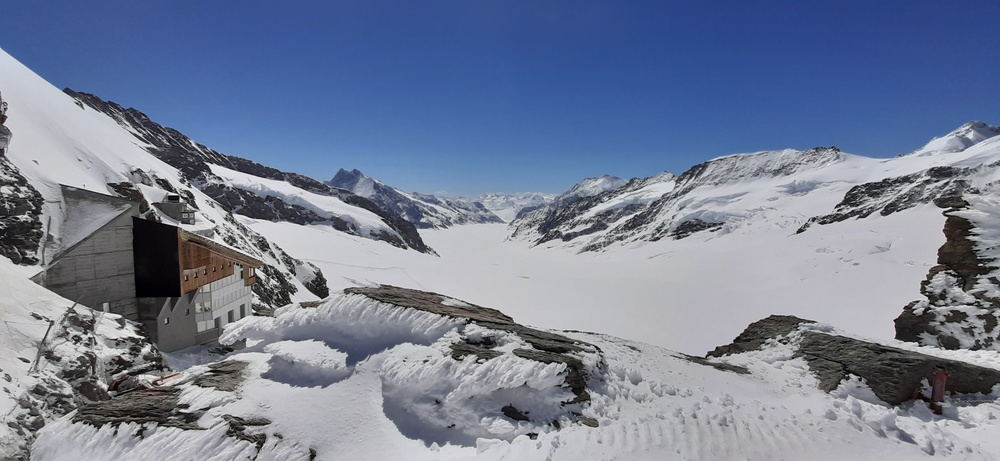
#> input picture Images/Alsetch Glacier.jpg, 1000 x 461 px, shrunk from 3264 x 1504 before the run, found by its file name
$ jupyter execute 'Assignment 2.ipynb'
#> lines starting #> are read from the running program, lines starting #| are printed output that depends on the picture
[cell 1]
import cv2
import matplotlib.pyplot as plt

img = cv2.imread("./images/Alsetch Glacier.jpg", cv2.IMREAD_GRAYSCALE)
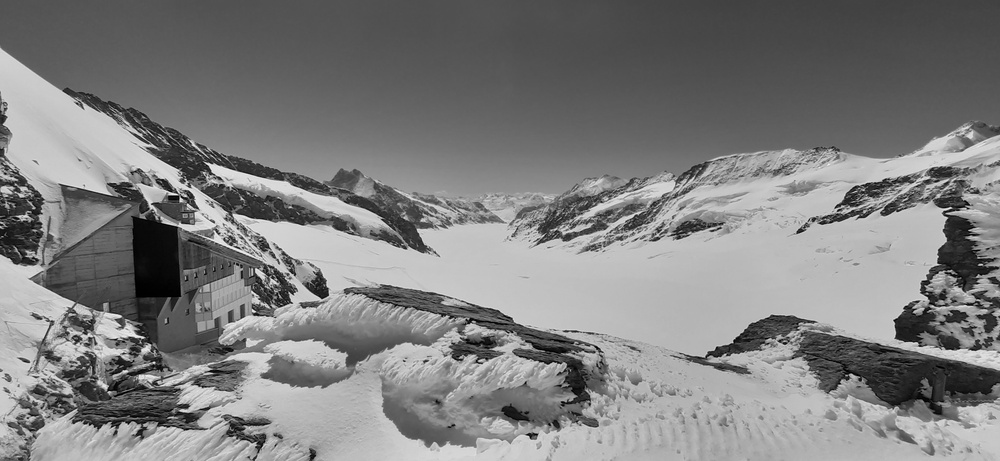
#> img: shape (461, 1000); min 0, max 247, mean 127.2
plt.imshow(img, cmap="gray")
plt.title("Original Image")
plt.axis("off")
plt.show()

[cell 2]
import cv2
import matplotlib.pyplot as plt
# plotting histogram of original image
plt.hist(img.ravel(), bins=256, range=[0,256], color="black")
plt.title("Histogram (Original Image)")
plt.xlabel("Pixel Intensity")
plt.ylabel("Frequency")
plt.show()
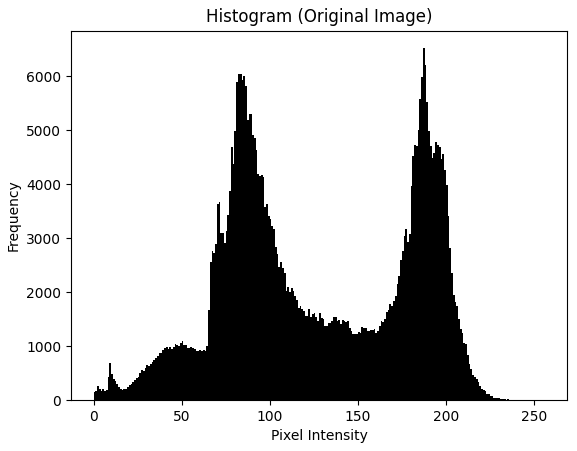
#> figure drawn by matplotlib, 1 panel; tallest bar 6520 high, from x = 187 to 188

[cell 3]
import cv2
import matplotlib.pyplot as plt

# equalization of image
eq_img = cv2.equalizeHist(img)
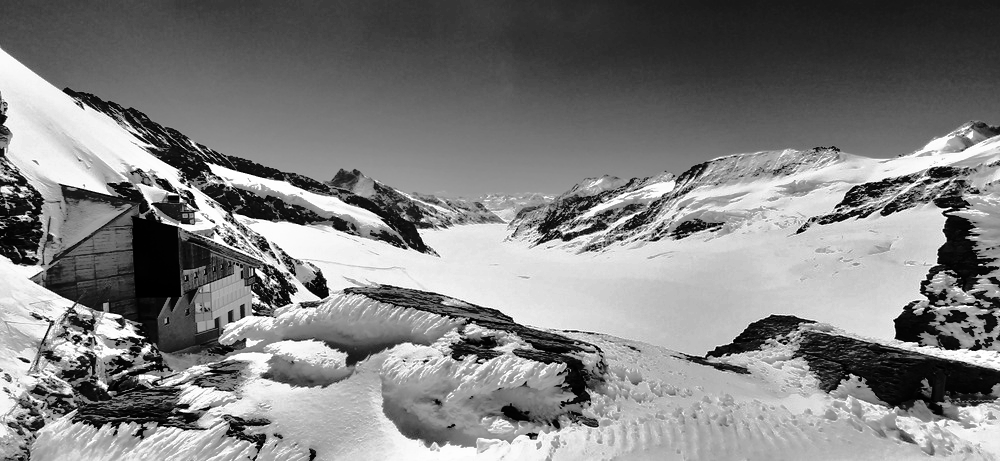
#> eq_img: shape (461, 1000); min 0, max 255, mean 128.4
plt.imshow(eq_img, cmap="gray")
plt.title("Equalized Image")
plt.axis("off")
plt.show()

[cell 4]
import cv2
import matplotlib.pyplot as plt

eq_img = cv2.equalizeHist(img)

# Plot equalized histogram
plt.hist(eq_img.ravel(), bins=256, range=[0,256], color="black")
plt.title("Histogram (Equalized Image)")
plt.xlabel("Pixel Intensity")
plt.ylabel("Frequency")
plt.show()
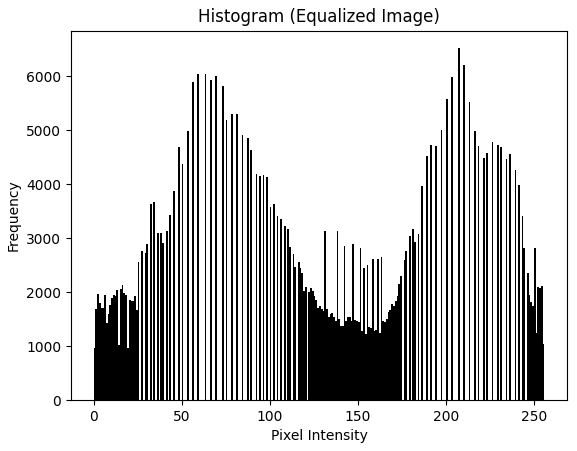
#> figure drawn by matplotlib, 1 panel; tallest bar 6520 high, from x = 207 to 208

[cell 5]
import cv2
import numpy as np
import matplotlib.pyplot as plt

# Mean (Average) filter
mean_filter = cv2.blur(img, (5,5))
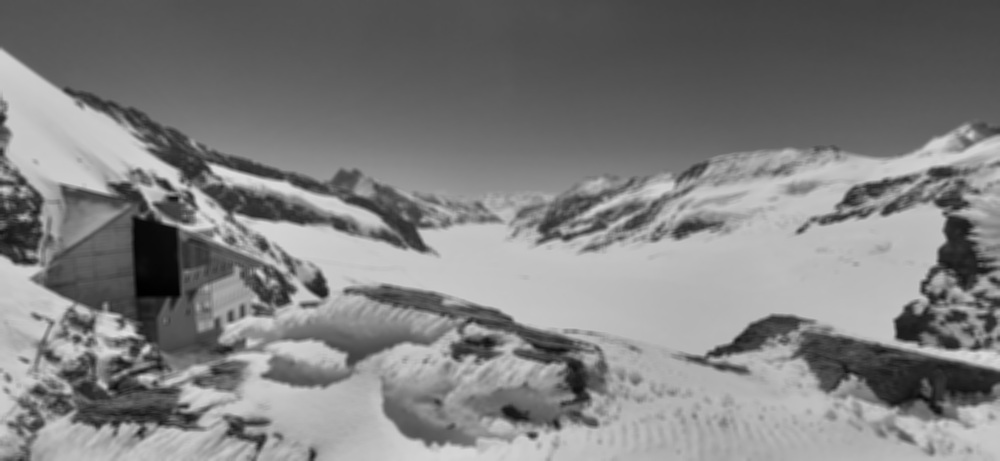
#> mean_filter: shape (461, 1000); min 1, max 222, mean 127.2

# Gaussian filter
gaussian_filter = cv2.GaussianBlur(img, (5,5), 1)

# Median filter
median_filter = cv2.medianBlur(img, 5)

# Sharpening filter
kernel_sharpen = np.array([[0,-1,0], [-1,5,-1], [0,-1,0]])
sharpen_filter = cv2.filter2D(img, -1, kernel_sharpen)
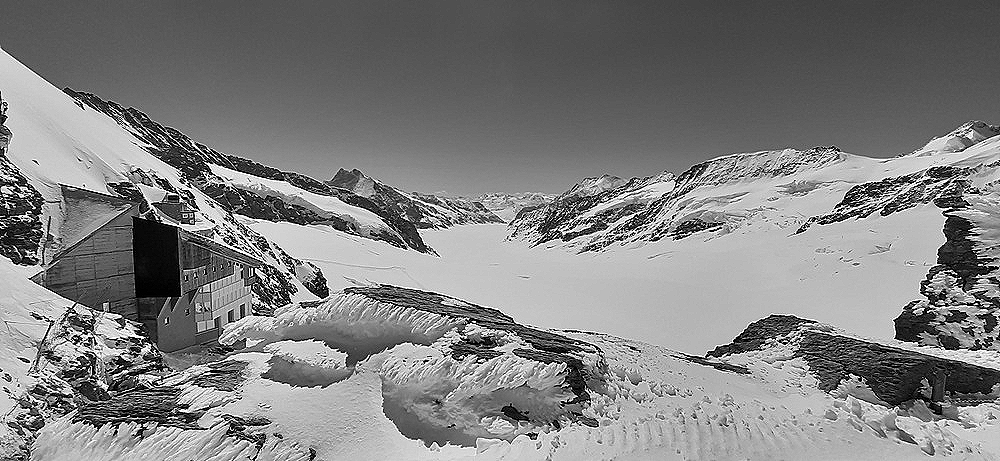
#> sharpen_filter: shape (461, 1000); min 0, max 255, mean 128

# Display results
titles = ["Original", "Mean", "Gaussian", "Median", "Sharpened"]
images = [img, mean_filter, gaussian_filter, median_filter, sharpen_filter]

plt.figure(figsize=(15,8))
for i in range(5):
    plt.subplot(2,3,i+1)
    plt.imshow(images[i], cmap="gray")
    plt.title(titles[i])
    plt.axis("off")
plt.show()

[cell 6]
import cv2
import numpy as np
import matplotlib.pyplot as plt
from numpy.fft import fft2, fftshift, ifft2

# Fourier Transform
f = fft2(img)
fshift = fftshift(f)

# Magnitude Spectrum
magnitude_spectrum = np.log(1 + np.abs(fshift))
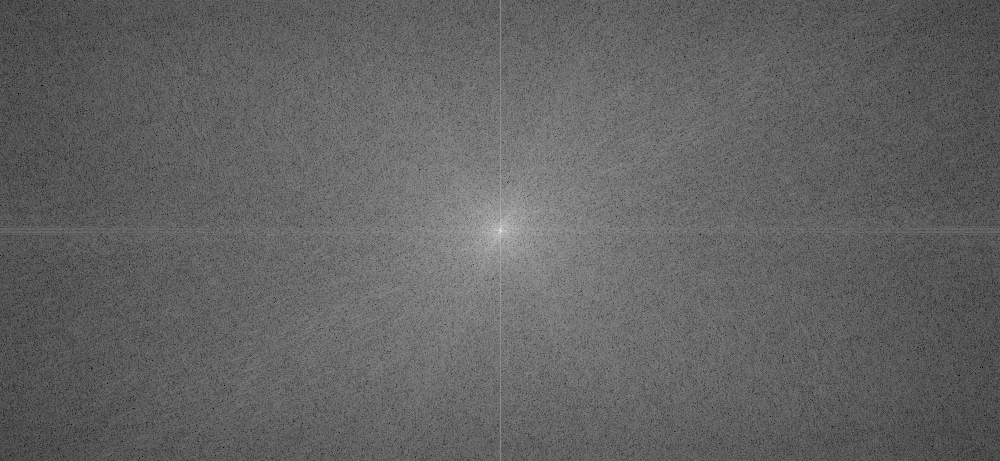
#> magnitude_spectrum: shape (461, 1000) float64; min 2.75, max 17.89, mean 8.65; drawn with min black and max white

plt.figure(figsize=(12,5))
plt.subplot(1,2,1), plt.imshow(img, cmap='gray'), plt.title("Original Image")
plt.subplot(1,2,2), plt.imshow(magnitude_spectrum, cmap='gray'), plt.title("Fourier Spectrum")
plt.show()

# Low-pass filter
rows, cols = img.shape
#> rows = 461; cols = 1000
crow, ccol = rows//2, cols//2
#> crow = 230; ccol = 500
mask_low = np.zeros((rows, cols), np.uint8)
mask_low[crow-30:crow+30, ccol-30:ccol+30] = 1

low_pass = fshift * mask_low
low_img = np.abs(ifft2(np.fft.ifftshift(low_pass)))
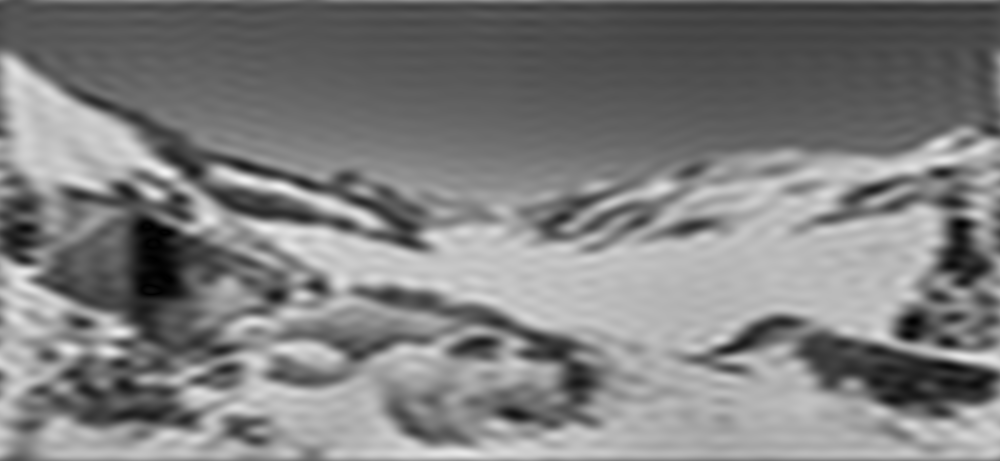
#> low_img: shape (461, 1000) float64; min 0.032, max 244.8, mean 127.2

# High-pass filter
mask_high = np.ones((rows, cols), np.uint8)
mask_high[crow-30:crow+30, ccol-30:ccol+30] = 0

high_pass = fshift * mask_high
high_img = np.abs(ifft2(np.fft.ifftshift(high_pass)))
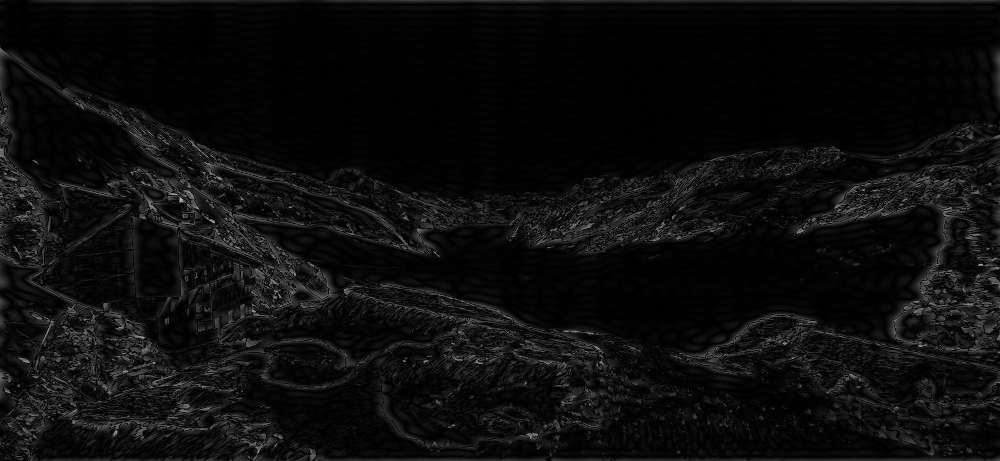
#> high_img: shape (461, 1000) float64; min 0.00196, max 191.6, mean 13.5

plt.figure(figsize=(12,5))
plt.subplot(1,2,1), plt.imshow(low_img, cmap='gray'), plt.title("Low-pass Filtered")
plt.subplot(1,2,2), plt.imshow(high_img, cmap='gray'), plt.title("High-pass Filtered")
plt.show()

$ run again, with Images/mountains.jpg copied over Images/Alsetch Glacier.jpg
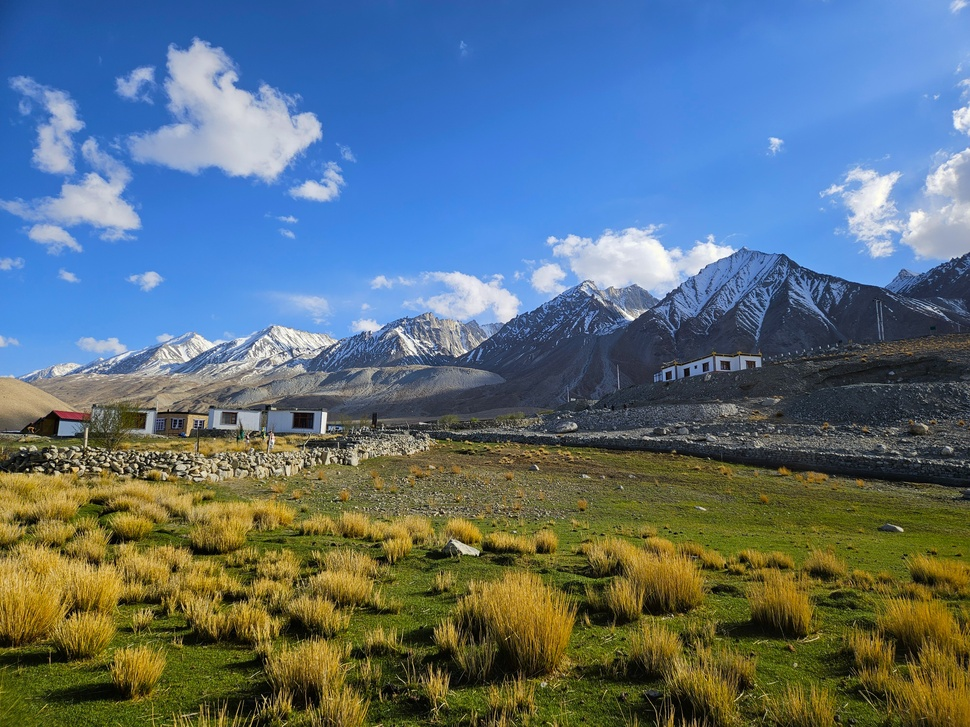
#> input picture Images/mountains.jpg, 970 x 727 px, shrunk from 4000 x 3000 before the run, found by its file name
#> `low_img = np.abs(ifft2(np.fft.ifftshift(low_pass)))`:
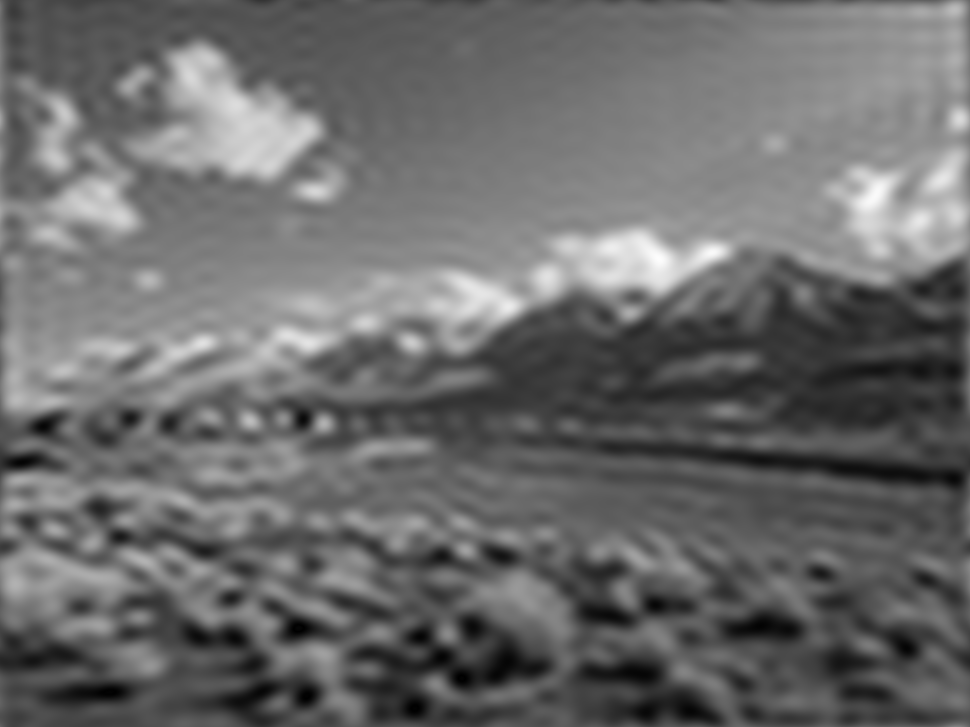
#> low_img: shape (727, 970) float64; min 0.0291, max 253.5, mean 107.4
#> `high_img = np.abs(ifft2(np.fft.ifftshift(high_pass)))`:
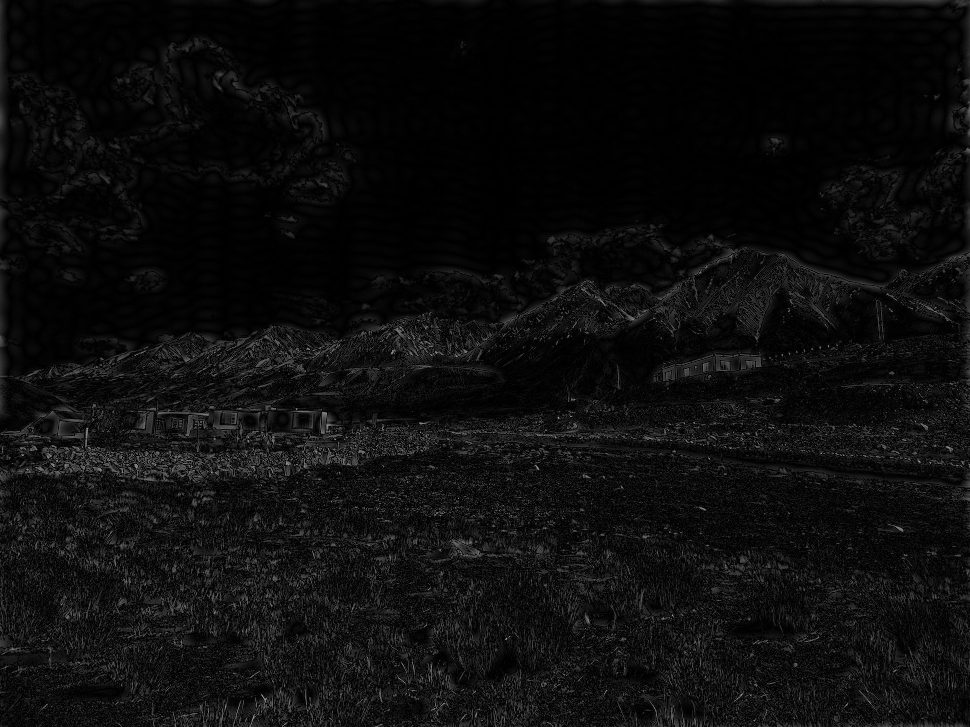
#> high_img: shape (727, 970) float64; min 0.00377, max 165.6, mean 13.7

$ run again, with Images/8_bit_image.jpeg copied over Images/Alsetch Glacier.jpg
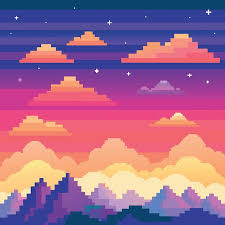
#> input picture Images/8_bit_image.jpeg, 225 x 225 px, found by its file name
#> `low_img = np.abs(ifft2(np.fft.ifftshift(low_pass)))`:
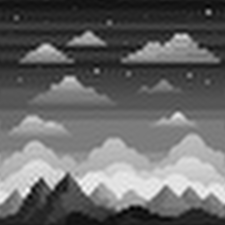
#> low_img: shape (225, 225) float64; min 36.27, max 257.2, mean 125.9; drawn with min black and max white
#> `high_img = np.abs(ifft2(np.fft.ifftshift(high_pass)))`:
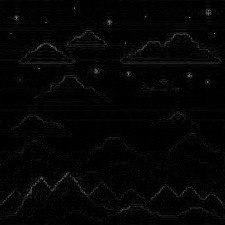
#> high_img: shape (225, 225) float64; min 0.00356, max 126.1, mean 5.4
